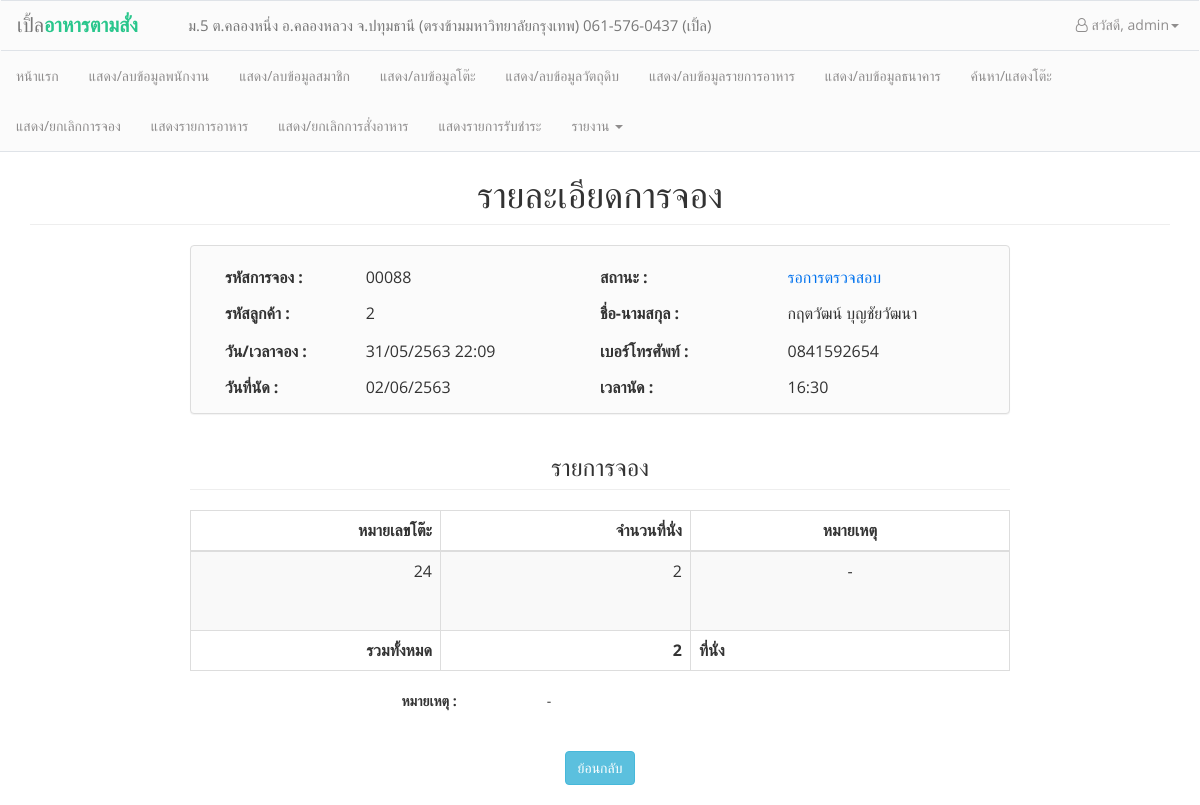
The app's page /admin/reserve_detailed.php?rid=00088 (signed in) with its own data.
### tables this page shows
CREATE TABLE `customers` (
  `cusid` int(5) NOT NULL,
  `cus_name` varchar(50) NOT NULL,
  `cus_user` varchar(20) NOT NULL,
  `cus_birth` date DEFAULT NULL,
  `cus_tel` varchar(15) NOT NULL,
  `cus_email` varchar(30) NOT NULL,
  `cus_status` int(1) NOT NULL,
  `cus_password` char(40) NOT NULL,
  `cus_postnum` varchar(5) NOT NULL,
  `cus_address` varchar(100) NOT NULL
);

CREATE TABLE `reservations` (
  `reserv_id` int(5) UNSIGNED ZEROFILL NOT NULL COMMENT 'รหัสการจอง',
  `reserv_date_appointment` date NOT NULL COMMENT 'วันที่นัด',
  `reserv_time_appointment` time NOT NULL COMMENT 'เวลานัด',
  `reserv_date_reservation` datetime NOT NULL,
  `reserv_status` int(1) NOT NULL,
  `reserv_note` varchar(100) NOT NULL,
  `cusid` int(5) NOT NULL
);

CREATE TABLE `reservelist` (
  `reservlist_id` int(5) UNSIGNED ZEROFILL NOT NULL,
  `reservlist_amount` int(3) NOT NULL COMMENT 'จำนวนคนจอง',
  `reservlist_status` int(1) NOT NULL COMMENT 'สถานะ',
  `reservlist_note` varchar(100) NOT NULL COMMENT 'หมายเหตุ',
  `reserv_id` int(5) UNSIGNED ZEROFILL NOT NULL,
  `tables_no` int(5) NOT NULL
);

### conf/function.php (called while the page is built, shortened)
<?php
function tothaiyear($dates)
{
    $date = date("d-m-Y", strtotime($dates));
    $d1 = substr($date, 0, 2);
    $m1 = substr($date, 3, 2);
    $y = substr($date, 6, 4);
    $y1 = $y + 543;
    if ($date == "") {
        return "";
    } else {
        return $d1 . "/" . $m1 . "/" . $y1;
    }
}
function dt_tothaiyear($dates)
{
    $date = date("d-m-Y H:i", strtotime($dates));
    $d1 = substr($date, 0, 2);
    $m1 = substr($date, 3, 2);
    $y = substr($date, 6, 4);
    $y1 = $y + 543;
    $time = substr($date, 11, 6);
    if ($date == "") {
        return "";
    } else {
        return $d1 . "/" . $m1 . "/" . $y1 . " " . $time;
    }
}

### admin/reserve_detailed.php (the view, shortened to what this page needs)
<head>
</head>
<body>
    <?php
    include("conf/header_admin.php");
    include("../conf/connection.php");
    include_once("../conf/function.php");
    $sql_reservedata  = "SELECT * FROM reservations WHERE reserv_id = '{$_GET['rid']}'";
    $query_reserve = mysqli_query($link, $sql_reservedata);
    $reserve_data = mysqli_fetch_assoc($query_reserve);
    $sql_cusdata    = "SELECT * FROM customers WHERE cusid = '{$reserve_data['cusid']}'";
    $query_customer = mysqli_query($link, $sql_cusdata);
    $cus_data = mysqli_fetch_assoc($query_customer);
    if ($reserve_data['reserv_status'] == 0) {
        $reserve_status = "<font color='#0072EE'>รอการตรวจสอบ</font>";
    } elseif ($reserve_data['reserv_status'] == 1) {
        $reserve_status = "<font color='#12BB4F'>ยืนยันการจอง</font>";
    } elseif ($reserve_data['reserv_status'] == 2) {
        $reserve_status = "<font color='red'>ยกเลิกการจอง</font>";
    }
    ?>
    <div class="container" style="padding-top: 135px;">
        <div class="col">
            <h1 class="page-header text-center">รายละเอียดการจอง</h1>
            <div class="container" style="width:850px">
                <div class="panel panel-default" align="center" style="background-color:#FBFBFB;">
                    <p>
                        <table width="750px" border="0" align="center">
                            <tr>
                                <td height="13px"></td>
                            </tr>
                            <tr style="padding-top:15px">
                                <td width="" height="36px"><b>รหัสการจอง :</b></td>
                                <td width="25%"><?php echo $_GET['rid'] ?></td>
                                <td width="20%"><b>สถานะ :</b></td>
                                <td width="20%"><?= $reserve_status ?>
                            </tr>
                            <tr>
                                <td width="" height="36px"><b>รหัสลูกค้า :</b></td>
                                <td width="25%"><?php echo $cus_data['cusid'] ?></td>
                                <td width="20%" height="36px"><b>ชื่อ-นามสกุล :</b></td>
                                <td><?php echo $cus_data['cus_name']; ?></td>
                            </tr>
                            <tr>
                                <td height="40px" width="15%"><b>วัน/เวลาจอง :</b></td>
                                <td width="25%">
                                    <?= dt_tothaiyear($reserve_data['reserv_date_reservation']); ?>
                                </td>
                                <td width="16%" height="40px"><b>เบอร์โทรศัพท์ :</b></td>
                                <td><?php echo $cus_data['cus_tel'] ?></td>
                            </tr>
                            <tr>
                                <td width="15%" height="32px"><b>วันที่นัด :</b></td>
                                <td width="25%">
                                    <?= tothaiyear($reserve_data['reserv_date_appointment']) ?>
                                </td>
                                <td width="15%" height="32px"><b>เวลานัด :</b></td>
                                <td>
                                    <?= substr($reserve_data['reserv_time_appointment'], 0, 5) ?>
                                </td>
                            </tr>
                        </table>
                </div>
                <h3 class="page-header text-center">รายการจอง</h3>
                <table class="table table-striped table-bordered">
                    <thead>
                        <th style="text-align:right; width:250px;">หมายเลขโต๊ะ</th>
                        <th style="text-align:right; width:250px;">จำนวนที่นั่ง</th>
                        <th style="text-align:center;">หมายเหตุ</th>
                    </thead>
                    <?php
                    $reservelist_sql = "SELECT * FROM reservelist WHERE reserv_id = '" . $_GET['rid'] . "'";
                    $reservelist_query = mysqli_query($link, $reservelist_sql);
                    $sum_seats = 0;
                    while ($reservelist_data = mysqli_fetch_array($reservelist_query)) {
                        $sum_seats += $reservelist_data['reservlist_amount'];
                        ?>
                        <td align="right"><?php echo $reservelist_data['tables_no'] ?></td>
                        <td align="right"><?php echo $reservelist_data['reservlist_amount']; ?></td>
                        <td height="80px"><?php
                                                if ($reservelist_data['reservlist_note'] == "") {
                                                    echo "<center>-</center>";
                                                } else {
                                                    echo $reservelist_data['reservlist_note'];
                                                } ?></td>
                    <?php }   ?>
                    <tr>
                        <td class="text-right"><b>รวมทั้งหมด</b></td>
                        <td colspan="1" class="text-right"><b><?= $sum_seats ?></b></td>
                        <td><b>ที่นั่ง</b></td>
                    </tr>
            </div>
            <div class="col-md-offset-2 col-md-3" style="text-align: center;">
                <label>หมายเหตุ :</label>
            </div>
            <div class="col-md-4">
                <?php
                if ($reserve_data['reserv_note'] == "") {
                    echo "-";
                } else {
                    echo $reserve_data['reserv_note'];
                }
                ?>
            </div>
            <br><br><br>
            <div class="col-md-offset-3 col-md-6" style="text-align: center;">
                <button type="button" class="btn btn-info" onclick="window.history.back();">ย้อนกลับ</button>
            </div>
        </div>
    </div>
    <br>
</body>

### admin/conf/header_admin.php (style rules this page uses)
body { font-family: 'Open Sans', sans-serif; }

### records on screen
customers: cusid "2", cus_name "กฤตวัฒน์ บุญชัยวัฒนา", cus_tel "0841592654"
reservations: reserv_date_reservation "31/05/2563 22:09", reserv_date_appointment "02/06/2563", reserv_time_appointment "16:30"
reservelist: tables_no "24", reservlist_amount "2"

### other values on screen
$_SESSION['staff'] "admin"
$_GET['rid'] "00088"
$sum_seats "2"
